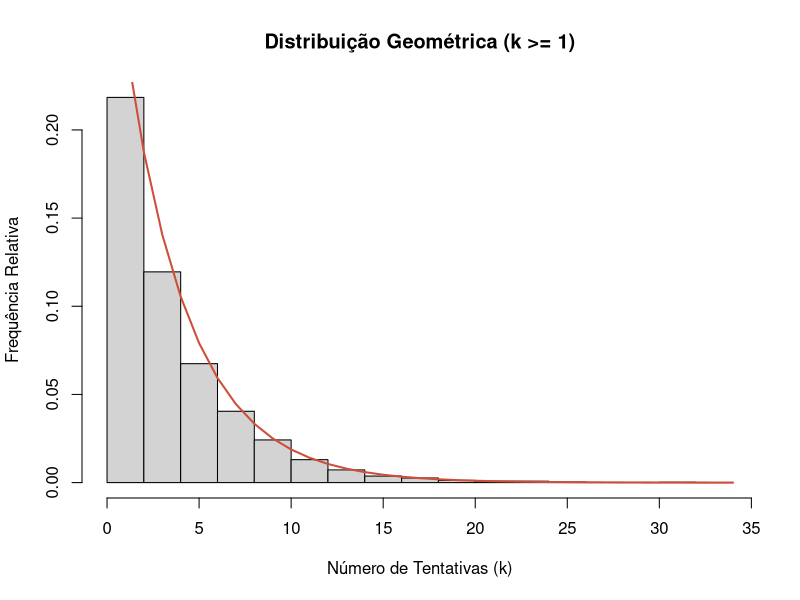
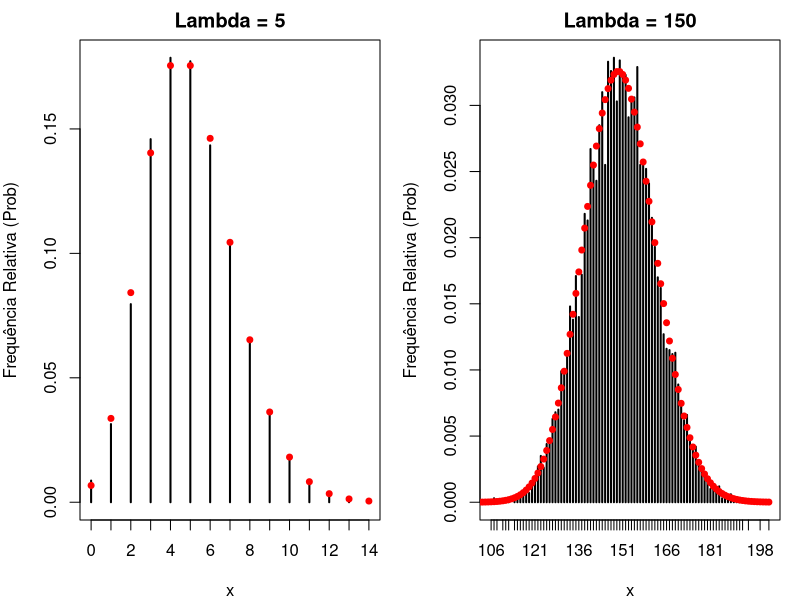
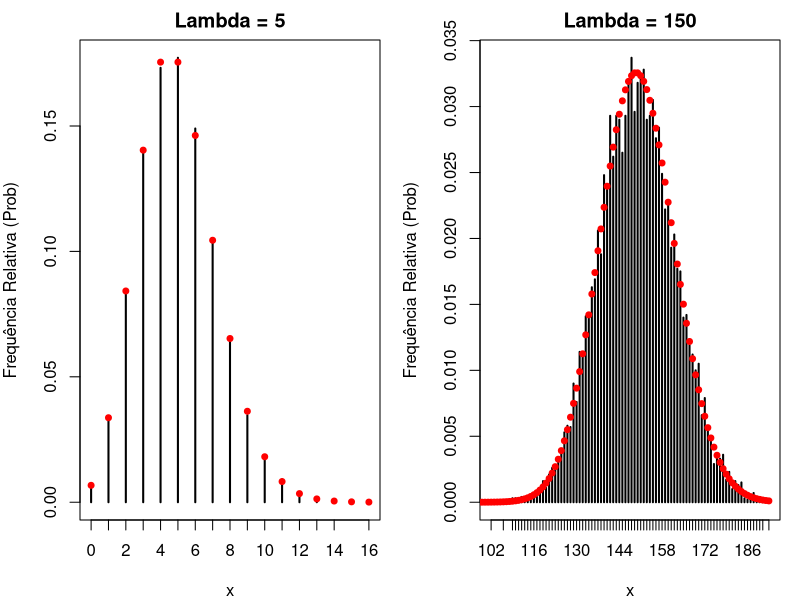
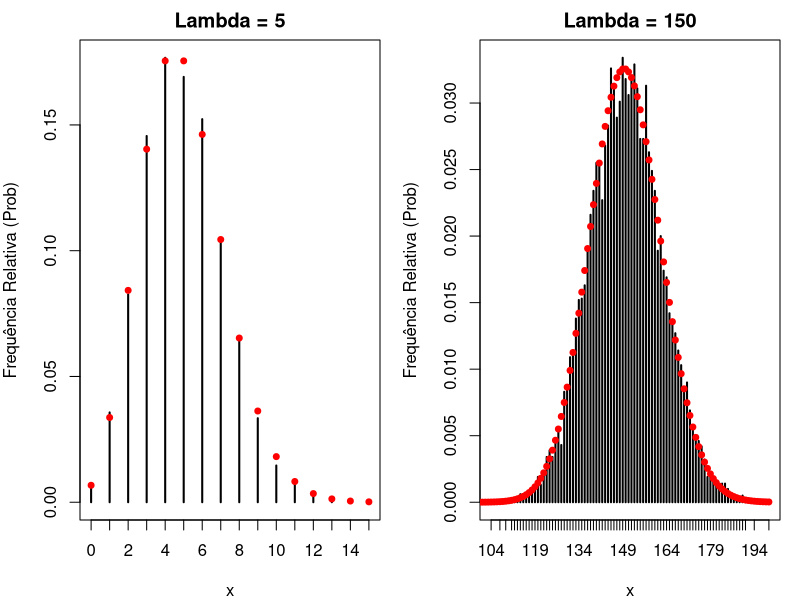

These charts were generated, in order, by the following R code: (Note: a time limit stopped this script after it produced the figures.)
## ---- chunk 1
permutacao <- function(vetor){
  vetor_aux <- vetor
  n <- length(vetor_aux)
  
  for (j in n:2) {
    i <- floor(runif(1, 0, 1) * j) + 1

    temp <- vetor_aux[i]
    vetor_aux[i] <- vetor_aux[j]
    vetor_aux[j] <- temp
  }
  
  return(vetor_aux)
  
}

# Exemplo, vetor de 1 à 10
vetor <- 1:10
vetor_permutado <- permutacao(vetor)
vetor_permutado

## ---- chunk 2
rgeom <- function(n,p){
  U <- runif(n, 0, 1)
  q <- 1 - p
  
  # Tentativas até o primeiro sucesso
  K <- floor(log(U) / log(q))+1 
  return(K)
}

# Exemplo de amostra de 10000 com p=0.25 e q=0.75
n <- 10000
p <- 0.25

X <- rgeom(n, p)

# Gráfico da Amostra
hist(X,
     prob = TRUE,
     main = "Distribuição Geométrica (k >= 1)",
     xlab = "Número de Tentativas (k)",
     ylab = "Frequência Relativa")


# Linha Teórica da distriguição geométrica
x_vals <- 1:max(X)
y_vals <- dgeom(x_vals - 1, prob = p)
lines(x_vals, y_vals, col = "tomato3", lwd = 2)
## ---- chunk 3
require(microbenchmark)
require(ggplot2)
library(patchwork)

prob_plot <- function(lambda, amostra, freq_rel){
  plot(freq_rel, 
     main = paste("Lambda =", lambda), 
     xlab = "x", 
     ylab = "Frequência Relativa (Prob)")
  points(0:max(amostra), 
         dpois(0:max(amostra), lambda), 
         col = "red", 
         pch = 19,
         cex = 0.8)
}
## ---- chunk 4
set.seed(233)
n <- 10000
lambda_p <- 5
lambda_g <- 150

# Livro Referência -----------------------------------------------
rpoisson_aux_livro <- function(lambda){
  u <- runif(1, 0, 1)
  i <- 0; pr <- exp(-lambda); Fx = pr
  while(u >= Fx){
    pr <- pr*lambda/(i+1)
    Fx <- Fx + pr
    i <- i+1
  }
  return(i)
}

rpoisson_livro <- function(n, lambda){
  replicate(n, expr = rpoisson_aux_livro(lambda), simplify = TRUE)
}

par(mfrow = c(1, 2), mar = c(4, 4, 2, 1))

amostra_p <- rpoisson_livro(n, lambda_p)
freq_rel_p <- prop.table(table(amostra_p))
prob_plot(lambda_p, amostra_p, freq_rel_p)

amostra_g <- rpoisson_livro(n, lambda_g)
freq_rel_g <- prop.table(table(amostra_g))
prob_plot(lambda_g, amostra_g, freq_rel_g)

# Knuth ----------------------------------------------------------
rpoisson_aux_knuth <- function(lambda){
  L <- exp(-lambda); k <- 0; p <- 1
  
  while(p > L){
    k <- k+1
    u <- runif(1, 0, 1)
    p <- p*u
  }
  
  return(k-1)
}


rpoisson_knuth <- function(n, lambda){
  replicate(n, expr = rpoisson_aux_knuth(lambda), simplify = TRUE)
}

par(mfrow = c(1, 2), mar = c(4, 4, 2, 1))

amostra_p <- rpoisson_knuth(n, lambda_p)
freq_rel_p <- prop.table(table(amostra_p))
prob_plot(lambda_p, amostra_p, freq_rel_p)


amostra_g <- rpoisson_knuth(n, lambda_g)
freq_rel_g <- prop.table(table(amostra_g))
prob_plot(lambda_g, amostra_g, freq_rel_g)


# Rejeição Atkison -------------------------------------------------------------------

rpoisson_aux_PA <- function(lambda) {
  if (lambda < 30) {
    if (lambda < 20) c <- 0.5925
    else c <- 0.6506
  } else {
    c <- 0.767 - 3.36 / lambda
  }
  
  beta <- pi / sqrt(3 * lambda)
  alpha <- beta * lambda
  k <- log(c) - lambda - log(beta)
  
  while (TRUE) {
    U1 <- runif(1)
    X <- (alpha - log((1 - U1) / U1)) / beta
    
    if (X >= -0.5) {
      N <- floor(X + 0.5)
      
      U2 <- runif(1)
      param <- alpha - beta * X + log(U2 / (1 + exp(alpha - beta * X))^2)
      log_factorial_N <- ifelse(N == 0, 0, lfactorial(N))
      
      poisson_form <- k + N * log(lambda) - log_factorial_N
      
      if (param <= poisson_form) {
        return(N)
      }
    }
  }
}

rpoisson_PA <- function(n, lambda){
  replicate(n, expr = rpoisson_aux_PA(lambda), simplify = TRUE)
}

par(mfrow = c(1, 2), mar = c(4, 4, 2, 1))

amostra_p <- rpoisson_PA(n, lambda_p)
freq_rel_p <- prop.table(table(amostra_p))
prob_plot(lambda_p, amostra_p, freq_rel_p)


amostra_g <- rpoisson_PA(n, lambda_g)
freq_rel_g <- prop.table(table(amostra_g))
prob_plot(lambda_g, amostra_g, freq_rel_g)


# Comparação ----------------------------------------------------------

comparacao <- function(n, lambda){
  mb_results <- microbenchmark(
    Livro_Referência = rpoisson_livro(n, lambda),
    Knuth = rpoisson_knuth(n, lambda),
    PA_Atkison = rpoisson_PA(n, lambda),
    times = 100L 
  )
  return(mb_results)
}
## ---- chunk 5
# Tabela de resultados microbenchmark - Lambda Pequeno
mb_results_p <- comparacao(n, lambda_p)
print("------ Lambda Pequeno = 5 -----")
print(mb_results_p)

# Tabela de resultados microbenchmark - Lambda Grande
mb_results_g <- comparacao(n, lambda_g)
print("------ Lambda Grande = 150 -----")
print(mb_results_g)

plot1 <- autoplot(mb_results_p) +
  labs(title = paste("Desempenho para lambda =", lambda_p)) +
  theme_minimal()

plot2 <- autoplot(mb_results_g) +
  labs(title = paste("Desempenho para lambda =", lambda_g)) +
  theme_minimal()

plot1 + plot2
## ---- chunk 6
# Dados com distribuicao normal com var=4
n <- 20; alpha <- .05
UCL <- replicate(1000, expr = {
  x <- rnorm(n, mean = 0, sd = 2)
  (n-1) * var(x) / qchisq(alpha, df = n-1) # ultimo calculo é retornado
} )
mean(UCL > 4)

# Se os dados têm distribuição qui-quadrado com variância igual a 4:

UCL <- replicate(1000, expr = {
  x <- rchisq(n, df = 2)
  (n-1) * var(x) / qchisq(alpha, df = n-1)
} )
mean(UCL > 4)
## ---- chunk 7
n <- 30
m <- 10000
alpha <- .05
gl <- seq(3, 50, by = 2)
conf <- numeric( length(gl) )
for( l in 1:length(gl) ){
  UCL <- replicate(m, expr = {
    x <- rt(n, df = gl[l])*sqrt( (gl[l]-2)/gl[l] )*2
    (n-1) * var(x) / qchisq(alpha, df = n-1)
  } )
  conf[l] <- mean(UCL > 4)
}
par(mar = c(4,4,1,1))
plot(gl, conf, type = "b", pch = 16, cex = 0.75)
abline(h = 0.95, col = 2, lty = 2, lwd = 2)
## ---- chunk 8
# Se os dados tem distribuicao t-student(0,sigma2,5) com var=4, mudando n
n <- seq(10, 600, by = 30)
m <- 10000
alpha <- .05; gl <- 5
conf <- numeric( length(n) )
for(l in 1:length(n)){
  UCL <- replicate(m, expr = {
    x <- rt(n[l], df = gl)*sqrt(4*(gl-2)/gl)
    (n[l]-1) * var(x) / qchisq(alpha, df = n[l]-1)
  }, simplify = T )
  conf[l] <- mean(UCL > 4)
}
par(mar = c(4,4,1,1))
plot(n, conf, type = "b", pch = 16, cex = 0.75, ylim = c(0.45, 1) )
abline(h = 0.95, col = 2, lty = 2, lwd = 2)
## ---- chunk 9
# Função para gerar amostras de uma distribuição categórica (rcategorica2 da fonte)
rcategorica2 <- function(n, x, p){
  # Validação de entradas
  if (length(x) != length(p)) stop("Os vetores de valores e probabilidades devem ter o mesmo comprimento.")
  if (sum(p) != 1) {
    warning("As probabilidades não somam 1. Elas serão normalizadas.")
    p <- p / sum(p)
  }
  if (any(p < 0)) stop("As probabilidades devem ser não negativas.")
  
  # Ordenar os valores e probabilidades em ordem decrescente de probabilidade
  ordem <- order(p, decreasing = TRUE)
  x_ordered <- x[ordem]
  p_ordered <- p[ordem]
  
  am <- numeric(n) # Vetor para armazenar as amostras
  acum <- cumsum(p_ordered) # Calcular as probabilidades acumuladas
  
  # Gerar n amostras
  for(i in 1:n){
    u <- runif(1) # Gerar um número aleatório uniforme
    # Encontrar a categoria correspondente
    for(j in 1:length(x_ordered)){
      if(u <= acum[j]){
        am[i] <- x_ordered[j]
        break # Sair do loop interno após encontrar a categoria
      }
    }
  }
  return(am)
}
## ---- chunk 10
set.seed(123) # Para reprodutibilidade

# Número de amostras para cada cenário de simulação
n_samples_sim <- 50000

# Função auxiliar para plotar comparações (adaptada da ilustração da fonte)
plot_comparison <- function(amostra, theoretical_p, title_str, x_vals) {
  # Assegurar que os níveis do fator correspondam aos valores possíveis para ordenação correta
  observed_freq <- prop.table(table(factor(amostra, levels = x_vals)))
  
  # Encontrar o máximo valor para o limite do eixo Y
  max_y <- max(max(observed_freq), max(theoretical_p)) * 1.1
  
  # Plotar o histograma das frequências observadas
  barplot(observed_freq, ylab = "Frequência Relativa", xlab = "Valor de X",
          main = title_str, col = rainbow(length(x_vals), s = 0.7, v = 0.9), ylim = c(0, max_y))
  
  # Adicionar as probabilidades teóricas como pontos para comparação
  points(x = seq_along(x_vals), y = theoretical_p, col = "red", pch = 16, cex = 1.5)
  
  # Adicionar legenda
  legend("topright", legend = c("Frequência Observada", "Probabilidade Teórica"),
         col = c(NA, "red"), pch = c(NA, 16), lty = c(1, NA), bty = "n",
         fill = c(rainbow(length(x_vals), s = 0.7, v = 0.9), NA), border = c("black", NA))
}

# Cenário 1: Distribuição Uniforme Discreta (quatro categorias)
cat_x_1 <- 1:4
cat_p_1 <- c(0.25, 0.25, 0.25, 0.25)
sim_amostra_1 <- rcategorica2(n_samples_sim, cat_x_1, cat_p_1)

# Cenário 2: Distribuição Categórica Assimétrica (valores numéricos distintos)
cat_x_2 <- c(10, 20, 30, 40, 50)
cat_p_2 <- c(0.05, 0.15, 0.30, 0.25, 0.25)
sim_amostra_2 <- rcategorica2(n_samples_sim, cat_x_2, cat_p_2)

# Cenário 3: Distribuição Categórica com muitos níveis e valores não numéricos
cat_x_3 <- LETTERS[1:7] # Usando letras como possíveis valores
cat_p_3 <- c(0.05, 0.1, 0.15, 0.2, 0.15, 0.2, 0.15)
sim_amostra_3 <- rcategorica2(n_samples_sim, cat_x_3, cat_p_3)

# Plotar os resultados dos três cenários
par(mfrow = c(3, 1), mar = c(4, 4, 3, 1))

plot_comparison(sim_amostra_1, cat_p_1, "Cenário 1: Distribuição Uniforme Discreta", cat_x_1)
plot_comparison(sim_amostra_2, cat_p_2, "Cenário 2: Distribuição Categórica Assimétrica (Numérica)", cat_x_2)
plot_comparison(sim_amostra_3, cat_p_3, "Cenário 3: Distribuição Categórica com Caracteres", cat_x_3)
## ---- chunk 11
# 1. Função manual para a FDP da distribuição Normal (dnorm_manual)
# Esta função calcula phi(x | mu, sigma^2)
dnorm_manual <- function(x, mu, sigma) {
  if (sigma <= 0) stop("O desvio padrão (sigma) deve ser positivo.")
  
  exponent <- -((x - mu)^2 / (2 * sigma^2))
  coefficient <- 1 / (sigma * sqrt(2 * pi))
  return(coefficient * exp(exponent))
}

# 2. Função manual para a FDA da distribuição Normal (pnorm_manual)
# Esta função calcula Phi(q | mu, sigma^2) usando integrate
pnorm_manual <- function(q, mu, sigma) {
  if (sigma <= 0) stop("O desvio padrão (sigma) deve ser positivo.")
  
  # Casos extremos para q, onde a FDA é 0 ou 1
  if (q == -Inf) return(0)
  if (q == Inf) return(1)
  
  # Usar integrate para calcular a área sob a curva da FDP
  # desde -Inf até q.
  # A função integrate retorna uma lista, e o valor da integral está em 'value'.
  result <- tryCatch({
    integrate(f = function(x) dnorm_manual(x, mu, sigma),
              lower = -Inf, upper = q)
  }, error = function(e) {
    stop(paste("Erro durante a integração em pnorm_manual para q =", q, ":", e$message))
  })
  
  return(result$value)
}

# 3. Função reimplementada para gerar amostras da Normal Truncada
# Esta função calcula x = F_trunc_inv(u) usando pnorm_manual e qnorm
rnormtrunc_reimplemented <- function(n, mu, sigma, a, b) {
  # Validação de entradas
  if (sigma <= 0) stop("O desvio padrão (sigma) deve ser positivo.")
  if (a >= b) stop("O limite inferior 'a' deve ser menor que o limite superior 'b'.")
  
  # Gerar n números aleatórios uniformes entre 0 e 1
  us <- runif(n)
  
  # Calcular os valores da FDA não truncada nos pontos de truncamento 'a' e 'b'
  # Estes valores são constantes para todas as amostras e calculados uma vez.
  # Usamos max(0, min(1, ...)) para garantir que os valores estejam dentro de
  # para evitar erros com qnorm devido a pequenas imprecisões de integração.
  Phi_a <- max(0, min(1, pnorm_manual(a, mu, sigma)))
  Phi_b <- max(0, min(1, pnorm_manual(b, mu, sigma)))
  
  # Calcular P_u conforme a derivação matemática
  # Esta é a probabilidade acumulada ajustada que será usada em qnorm
  P_u <- Phi_a + us * (Phi_b - Phi_a)
  
  # Gerar as amostras da distribuição Normal truncada usando qnorm
  # qnorm(p, mean, sd) retorna o quantil para a probabilidade p
  amostra <- qnorm(P_u, mean = mu, sd = sigma)
  
  return(amostra)
}

# Função dnormtrunc original (do material fornecido) para comparação gráfica
# Esta função usa as funções dnorm e pnorm do R, que são permitidas para comparação
dnormtrunc <- function(x, mu, sigma, a, b){
  d <- dnorm(x, mu, sigma) / (pnorm(b, mu, sigma) - pnorm(a, mu, sigma))
  return(d)
}

### Exemplo de Uso e Ilustração

set.seed(123456789) # Para reprodutibilidade

# Parâmetros da distribuição Normal truncada
n_samples <- 10000
mu_val <- 10
sigma_val <- 2
a_val <- 6
b_val <- 13

# Gerar amostras usando a função reimplementada
amostra_reimplementada <- rnormtrunc_reimplemented(n_samples, mu_val, sigma_val, a_val, b_val)

# Configurações para o gráfico
par(mar = c(4, 4, 1, 1))

# Criar um histograma das amostras geradas
hist(amostra_reimplementada, xlab = "x", ylab = "Densidade", prob = TRUE, main = "",
     xlim = c(a_val, b_val), col = "lightblue", border = "darkblue",
     ylim = c(0, max(dnormtrunc(seq(a_val, b_val, length.out = 100), mu_val, sigma_val, a_val, b_val)) * 1.1))

# Adicionar a curva de densidade teórica para comparação
grid_x <- seq(a_val, b_val, length.out = 500)
lines(grid_x, dnormtrunc(grid_x, mu_val, sigma_val, a_val, b_val), col = "red", lwd = 2)

legend("topleft", legend = c("Amostras (Reimplementado)", "Densidade Teórica"),
       col = c("darkblue", "red"), lty = c(NA, 1), pch = c(22, NA), lwd = c(NA, 2),
       fill = c("lightblue", NA), border = c("darkblue", NA), bty = "n")
## ---- chunk 12
rfdp <- function(n){
  U <- runif(n)
  x <- numeric(n)

  x <- ifelse(U <= 0.25,
              2 + 2 * sqrt(U),
              6 - 2 * sqrt(3 * (1 - U)))
  
  return(x)
}

f_densidade <- function(x) {
  ifelse(x >= 2 & x <= 3, (x - 2)/2,
         ifelse(x > 3 & x <= 6, (6 - x)/6, 0))
}

set.seed(800)

n <- 10000
amostra_gerada <- rfdp(n)

hist(amostra_gerada, 
     breaks = 30, 
     freq = FALSE, 
     main = "Amostra Gerada vs. Densidade Teórica",
     xlab = "x",
     ylab = "Densidade",
     col = "lightblue",
     border = "white")


x_seq <- seq(2, 6, length.out = 1000)

lines(x_seq, f_densidade(x_seq), col = "red", lwd = 2)

legend("topright", 
       legend = c("Amostra", "Teórica"), 
       col = c("lightblue", "red"), 
       lwd = c(2, 2))
## ---- chunk 13
rweib <- function(n, alpha, beta){
  U <- runif(n)
  x <- (-log(U) / alpha)^(1/beta)
  return(x)
}

densidade_teorica <- function(x, alpha, beta) {
  alpha * beta * x^(beta - 1) * exp(-alpha * x^beta)
}

set.seed(123)  

alpha <- 2
beta <- 1.5
n <- 10000

amostras <- rweib(n, alpha, beta)

hist(amostras, breaks = 30, probability = TRUE, 
     main = "Histograma vs Densidade Teorica",
     xlab = "x", col = "lightblue")

x_seq <- seq(0, max(amostras), length.out = 1000)
lines(x_seq, densidade_teorica(x_seq, alpha, beta), col = "red", lwd = 2)

legend("topright", legend = c("Amostras", "Teorica"), 
       col = c("lightblue", "red"), lwd = c(2, 2))

## ---- chunk 14
# Função para gerar variáveis aleatórias Normais padrão (N(0,1))
rnormal_padrao <- function(n){
  # Calcula o número de iterações necessárias para obter n amostras.
  # Cada iteração bem-sucedida gera 2 valores normais padrão.
  itera <- ceiling(n/2) 
  amostra <- numeric(itera * 2) # Pré-aloca espaço para a amostra
  
  for(i in 1:itera){
    s <- 2 # Inicializa s com um valor > 1 para entrar no loop while
    while(s > 1 || s == 0){ # A condição s == 0 é adicionada para robustez, embora rara
      u1 <- runif(1)
      u2 <- runif(1)
      v1 <- 2*u1-1 # Transforma U(0,1) para U(-1,1)
      v2 <- 2*u2-1 # Transforma U(0,1) para U(-1,1)
      s <- v1^2 + v2^2 # Calcula s = R^2
    }
    
    # Aplica as transformações de Box-Muller para obter X e Y ~ N(0,1)
    scale_factor <- sqrt(-2*log(s)/s)
    x <- scale_factor * v1
    y <- scale_factor * v2
    
    # Armazena os valores gerados
    amostra[i*2-1] <- x
    amostra[i*2] <- y
  }
  return(amostra[1:n]) # Retorna exatamente n amostras
}

# Função para gerar variáveis aleatórias Lognormais usando o método da transformação
rlnorm_transformacao <- function(n, meanlog = 1, sdlog = 1) {
  # Verifica se sdlog é positivo para uma distribuição não degenerada
  if (sdlog <= 0) {
    warning("sdlog deve ser positivo para uma distribuição Lognormal não degenerada. Retornando valores constantes.")
    return(rep(exp(meanlog), n))
  }
  
  # 1. Gerar variáveis Normais padrão (Z_std ~ N(0,1))
  z_std <- rnormal_padrao(n)
  
  # 2. Transformar para Normal com os parâmetros desejados (Z ~ N(meanlog, sdlog^2))
  # Se Z ~ N(0,1), então mu + sigma*Z ~ N(mu, sigma^2)
  z_general <- meanlog + sdlog * z_std
  
  # 3. Exponenciar para obter Lognormal (X = e^Z)
  x_lognormal <- exp(z_general)
  
  return(x_lognormal)
}
## ---- chunk 15
gerar_lognormal_composicao <- function(n, pesos, params_meanlog, params_sdlog) {
  # Verifica se os parâmetros têm o mesmo comprimento
  if (length(pesos) != length(params_meanlog) || length(pesos) != length(params_sdlog)) {
    stop("Os vetores de pesos e parâmetros (meanlog, sdlog) devem ter o mesmo comprimento.")
  }
  
  num_componentes <- length(pesos)
  amostras_geradas <- numeric(n)
  
  for (i in 1:n) {
    # Passo 1: Seleciona qual componente amostrar com base nos pesos [2]
    # 'sample' retorna o índice da componente selecionada (1 a num_componentes)
    componente_selecionada <- sample(1:num_componentes, size = 1, prob = pesos)
    
    # Obtém os parâmetros da componente selecionada
    meanlog_atual <- params_meanlog[componente_selecionada]
    sdlog_atual <- params_sdlog[componente_selecionada]
    
    # Passo 2: Gera um valor aleatório da componente selecionada [2]
    amostras_geradas[i] <- rlnorm(1, meanlog = meanlog_atual, sdlog = sdlog_atual)
  }
  
  return(amostras_geradas)
}
## ---- chunk 16
# Parâmetros da distribuição Lognormal
meanlog_param <- 1
sdlog_param <- 1
n_amostras <- 1000
pesos_mistura <- c(0.4, 0.6)
meanlog_componentes <- c(0, 2)
sdlog_componentes <- c(0.5, 0.8)

# 1. Gerar amostras usando o método da transformação
set.seed(123) # Para reprodutibilidade
amostra_transformacao <- rlnorm_transformacao(n_amostras, meanlog = meanlog_param, sdlog = sdlog_param)

# 2. Gerar as amostras usando o método da composição
amostra_lognormal_mistura <- gerar_lognormal_composicao(
  n_amostras,
  pesos_mistura,
  meanlog_componentes,
  sdlog_componentes
)

# 3. Gerar amostras usando a função dlnorm do R para comparação
amostra_r_dlnorm <- rlnorm(n_amostras, meanlog = meanlog_param, sdlog = sdlog_param)

# Definir o grid para a curva de densidade teórica
min_val <- min(amostra_transformacao, amostra_r_dlnorm)
max_val <- max(amostra_transformacao, amostra_r_dlnorm)
grid_x <- seq(min_val, max_val, length.out = 500)
densidade_teorica <- dlnorm(grid_x, meanlog = meanlog_param, sdlog = sdlog_param)

# Configurar o layout
par( mfrow = c(1,3), mar = c(4, 4, 3, 1) )

# Histograma da amostra gerada pelo método da transformação
hist(amostra_transformacao, freq = FALSE, breaks = 30,
     main = "Lognormal (Transformação)",
     xlab = "Valor", ylab = "Densidade",
     col = "lightblue", border = "darkblue",
     xlim = c(min_val, max_val), ylim = c(0, max(densidade_teorica) * 1.1))
lines(grid_x, densidade_teorica, col = "red", lwd = 2)
legend("topleft", legend = c("Densidade Teórica"), col = "red", lty = 1, lwd = 2, bty = "n")

# Histograma da amostra gerada pelo método da composição
hist(amostra_lognormal_mistura, prob = TRUE, breaks = 40,
     xlab = "x", ylab = "Densidade",
     main = "Distribuição Lognormal como Mistura (Método da Composição)",
     col = "lightgreen", border = "white", xlim = c(0, max(amostra_lognormal_mistura) * 1.1))

# Histograma da amostra gerada pela função rlnorm do R
hist(amostra_r_dlnorm, freq = FALSE, breaks = 30,
     main = "Lognormal (rlnorm do R)",
     xlab = "Valor", ylab = "Densidade",
     col = "lightgreen", border = "darkgreen",
     xlim = c(min_val, max_val), ylim = c(0, max(densidade_teorica) * 1.1))
lines(grid_x, densidade_teorica, col = "red", lwd = 2)
legend("topleft", legend = c("Densidade Teórica"), col = "red", lty = 1, lwd = 2, bty = "n")
